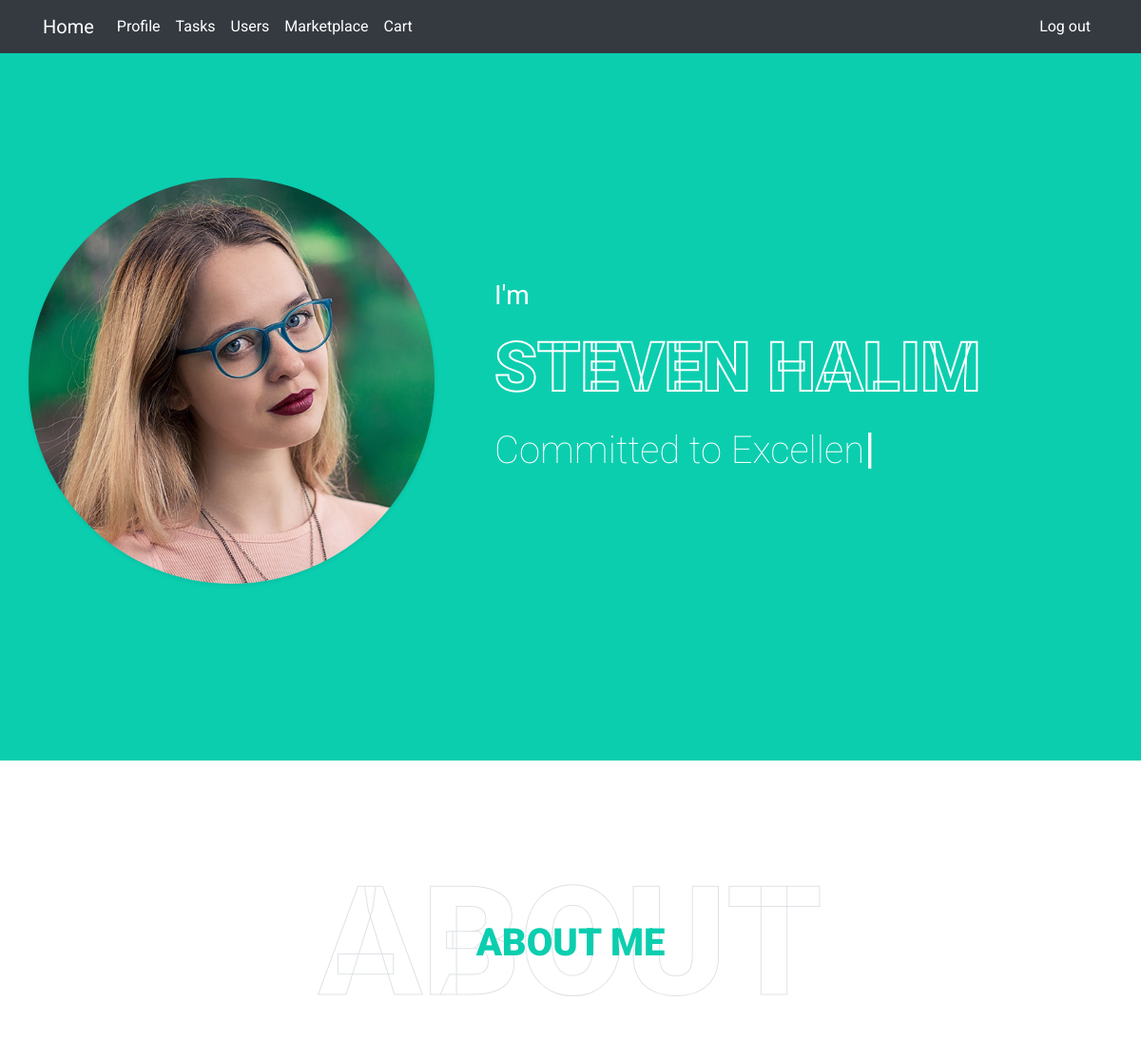
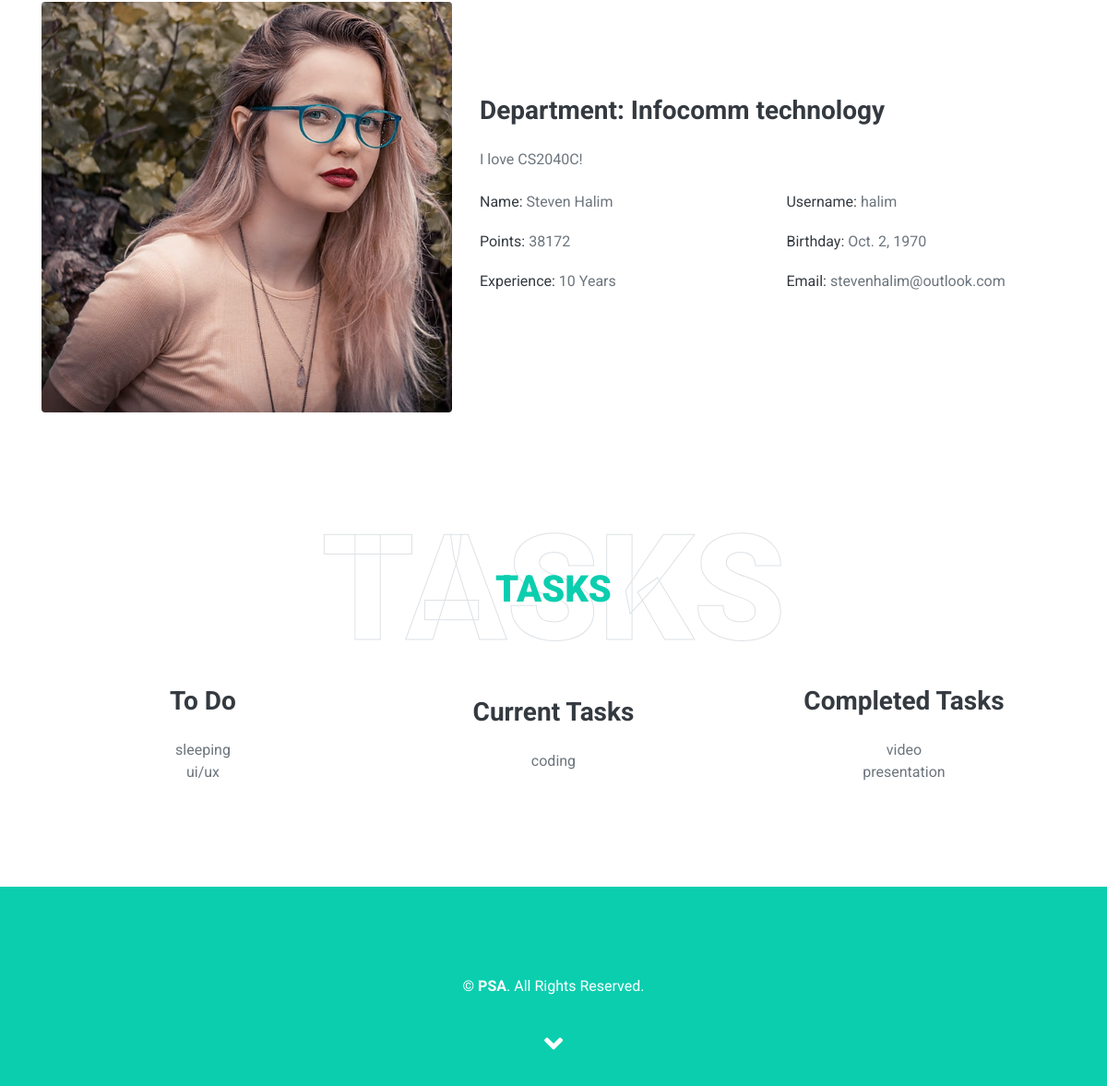
The page /main/users/8 (signed in) on the database its author committed (2 pictures, top to bottom).
### main/models.py (models this page shows, shortened)
class CustomUser(models.Model):
    user = models.OneToOneField(User, on_delete=models.CASCADE)
    DEPARTMENT = (
        ('Operations', 'Operations'),
        ('Infocomm technology', 'Infocomm technology'),
        ('Engineering', 'Engineering'),
        ('Corportate', 'Corporate')
    )
    email = models.EmailField(unique=True)
    department = models.CharField(max_length=100, choices=DEPARTMENT)
    description = models.TextField("Description", max_length=600, default='', blank=True)
    points = models.IntegerField(default=0)
    tasks = models.ManyToManyField(Task, blank=True, related_name='users')
    birthday = models.DateField()

class Task(models.Model):
    STATUS = (
        ('To do', 'To do'),
        ('In progress', 'In progress'),
        ('Completed', 'Completed'),
    )
    name = models.CharField(max_length = 64)
    description = models.TextField("Description", max_length=600, default='', blank=True)
    points_granted = models.IntegerField()
    status = models.CharField(max_length=100, choices=STATUS, default='To do')

### main/views.py (the view)
# urls.py: path('users/<int:user_id>', views.user_profile, name='user_profile'),
@login_required(login_url='/main/login')
def user_profile(request, user_id):
    user = CustomUser.objects.get(pk = user_id)
    to_do = user.tasks.filter(status="To do")
    in_progress = user.tasks.filter(status="In progress")
    completed = user.tasks.filter(status="Completed")
    return render(request, 'main/user_profile.html', {
        "user": user,
        "to_do": to_do,
        "in_progress": in_progress,
        "completed": completed,
    })

### main/context_processor.py (called while the page is built)
def cart_count(request):
    try:
        current_user = CustomUser.objects.get(user=request.user)
        cart_count = Cart.objects.filter(user=current_user).count()
        return {
            'cart_count' : cart_count
        }
    except TypeError:
        return []

### main/templates/main/user_profile.html (shortened to what this page needs)
{% load static %}
<!DOCTYPE html>
<html language="en">
<head>
    <link href="https://cdnjs.cloudflare.com/ajax/libs/font-awesome/5.10.0/css/all.min.css" rel="stylesheet">
    <link href="{% static 'profile/lib/owlcarousel/assets/owl.carousel.min.css' %}" rel="stylesheet">
    <link href="{% static 'profile/lib/lightbox/css/lightbox.min.css' %}" rel="stylesheet">
    <link href="https://cdn.jsdelivr.net/npm/bootstrap@5.0.2/dist/css/bootstrap.min.css" rel="stylesheet"
>
    <link href="{% static 'styles.css' %}" rel="stylesheet">
    <link href="{% static 'profile/css/style.css' %}" rel="stylesheet">
</head>
<body data-spy="scroll" data-target=".navbar" data-offset="51">
    {% block body %}
    <div class="container-xxl">
        <nav class="navbar navbar-expand-lg navbar-dark bg-dark fixed-top">
            <div class="container-xl" margin-top=0px>
                <a class="navbar-brand" href="{% url 'main:index' %}">Home</a>
                <nav class="collapse navbar-collapse" id="navbarSupportedContent">
                    <ul class="navbar-nav me-auto mb-2 mb-lg-0">
                        <li class="nav-item">
                            <a class="nav-link active" aria-current="page" href="{% url 'main:profile' %}">Profile</a>
                        </li>
                        <li class="nav-item">
                            <a class="nav-link active" aria-current="page" href="{% url 'main:tasks' %}">Tasks</a>
                        </li>
                        <li class="nav-item">
                            <a class="nav-link active" aria-current="page" href="{% url 'main:users' %}">Users</a>
                        </li>
                        <li class="nav-item">
                            <a class="nav-link active" aria-current="page"
                                href="{% url 'main:marketplace' %}">Marketplace</a>
                        </li>
                        <li class="nav-item">
                            <a class="nav-link active" aria-current="page" href="{% url 'main:view_cart' %}">
                                Cart {% if cart_count > 0 %} ({{cart_count}}) {% endif %}
                            </a>
                        </li>
                    </ul>
                </nav>
                <div class="float-right">
                    <ul class="navbar-nav me-auto mb-2 mb-lg-0">
                        <li class="nav-item">
                            <a href="{% url 'main:logout' %}" class="nav-link active">Log out</a>
                        </li>
                    </ul>
                </div>
            </div>
        </nav>
    </div class>
    <div class="container-fluid bg-primary d-flex align-items-center mb-5 py-5" id="home" style="min-height: 100vh;">
        <div class="container">
            <div class="row align-items-center">
                <div class="col-lg-5 px-5 pl-lg-0 pb-5 pb-lg-0">
                    <img class="img-fluid w-100 rounded-circle shadow-sm" src="{% static 'profile/img/profile.jpg' %}"
                        alt="">
                </div>
                <div class="col-lg-7 text-center text-lg-left">
                    <h3 class="text-white font-weight-normal mb-3">I'm</h3>
                    <h1 class="display-3 text-uppercase text-primary mb-2" style="-webkit-text-stroke: 2px #ffffff;">
                        {{user.user.first_name }} {{ user.user.last_name }}</h1>
                    <h1 class="typed-text-output d-inline font-weight-lighter text-white"></h1>
                </div>
            </div>
        </div>
    </div>
    <div class="container-fluid py-5" id="about">
        <div class="container">
            <div class="position-relative d-flex align-items-center justify-content-center">
                <h1 class="display-1 text-uppercase text-white" style="-webkit-text-stroke: 1px #dee2e6;">About</h1>
                <h1 class="position-absolute text-uppercase text-primary">About Me</h1>
            </div>
            <div class="row align-items-center">
                <div class="col-lg-5 pb-4 pb-lg-0">
                    <img class="img-fluid rounded w-100" src="{% static 'profile/img/about.jpg' %}" alt="">
                </div>
                <div class="col-lg-7">
                    <h3 class="mb-4">Department: {{ user.department }}</h3>
                    <p>{{ user.description }}</p>
                    <div class="row mb-3">
                        <div class="col-sm-6 py-2">
                            <h6>Name: <span class="text-secondary">{{ user.user.first_name }} {{ user.user.last_name }}</span></h6>
                        </div>
                        <div class="col-sm-6 py-2">
                            <h6>Username: <span class="text-secondary">{{ user.user.username }}</span></h6>
                        </div>
                        <div class="col-sm-6 py-2">
                            <h6>Points: <span class="text-secondary">{{ user.points }}</span></h6>
                        </div>
                        <div class="col-sm-6 py-2">
                            <h6>Birthday: <span class="text-secondary">{{ user.birthday }}</span></h6>
                        </div>
                        <div class="col-sm-6 py-2">
                            <h6>Experience: <span class="text-secondary">10 Years</span></h6>
                        </div>
                        <div class="col-sm-6 py-2">
                            <h6>Email: <span class="text-secondary">{{ user.email }}</span></h6>
                        </div>
                    </div>
                </div>
            </div>
        </div>
    </div>
    <div class="container-fluid py-5" id="tasks">
        <div class="container">
            <div class="position-relative d-flex align-items-center justify-content-center">
                <h1 class="display-1 text-uppercase text-white" style="-webkit-text-stroke: 1px #dee2e6;">Tasks</h1>
                <h1 class="position-absolute text-uppercase text-primary">Tasks</h1>
            </div>
            <div class="row align-items-center">
                <div class="col-md-4 text-center">
                    <h3 class="mb-4">To Do</h3>
                    <ul class="list-unstyled">
                        {% for task in to_do %}
                        <li>{{ task.name }}</li>
                        {% endfor %}
                    </ul>
                </div>
                <div class="col-md-4 text-center">
                    <h3 class="mb-4">Current Tasks</h3>
                    <ul class="list-unstyled">
                        {% for task in in_progress %}
                        <li>{{ task.name }}</li>
                        {% endfor %}
                    </ul>
                </div>
                <div class="col-md-4 text-center">
                    <h3 class="mb-4">Completed Tasks</h3>
                    <ul class="list-unstyled">
                        {% for task in completed %}
                        <li>{{ task.name }}</li>
                        {% endfor %}
                    </ul>
                </div>
            </div>
        </div>
    </div>
    <div class="container-fluid bg-primary text-white mt-5 py-5 px-sm-3 px-md-5">
        <div class="container text-center py-5">
            <p class="m-0">&copy; <a class="text-white font-weight-bold" href="#">PSA</a>. All Rights Reserved.
            </p>
        </div>
    </div>
    <i class="fa fa-2x fa-angle-down text-white scroll-to-bottom"></i>
    {% endblock %}
</body>
</html>

### main/static/styles.css (style rules this page uses)
body { font-family: var(--bs-font-sans-serif); background-color: #f7f7f7; color: #000000; }

### rows shown on the page
CustomUser: user.first_name "STEVEN", user.last_name "HALIM", department "Infocomm technology", description "I love CS2040C!", user.first_name "Steven", user.last_name "Halim", user.username "halim", points "38172", birthday "Oct. 2, 1970", email "stevenhalim@outlook.com"
Task: name "sleeping"
Task: name "ui/ux"
Task: name "coding"
Task: name "video"
Task: name "presentation"
